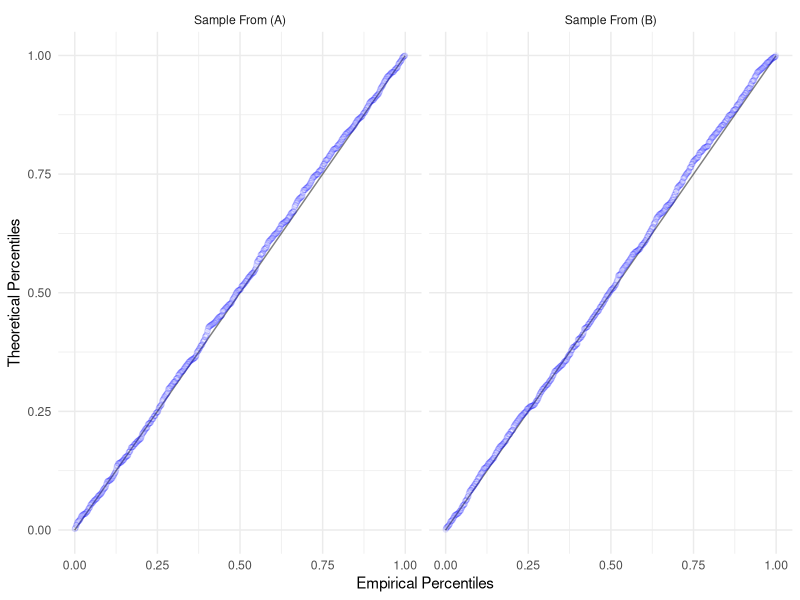

Write the R code that produced this figure.
## ---- chunk 1
library(tidyverse)
library(kableExtra)
library(ggplot2)
## ---- chunk 2
set.seed(80085)
N = 1000
d <- 10
mu <- 1:d

normal_sample <- lapply(mu, function(x) rnorm(N, x, 1)) %>%
  do.call(cbind, .)

chisq_sample <- apply(normal_sample, 1, function(x) sum(x^2))
## ---- chunk 3
results <- data.frame(Sample = c(mean(chisq_sample), var(chisq_sample))
                      , Theoretical = c(d + (mu%*%mu), 2*d + 4*(mu%*%mu))
                      ) 
row.names(results) <- c("Mean", "Variance")

kable(results) %>%
  kable_styling(latex_options = "striped"
                , full_width = TRUE 
                )
## ---- chunk 4
ncp <- sum(mu^2)/2
# Sample from Poisson
k <- rpois(1000, ncp)
chisq_sample_2 <- sapply(k, function(x) sum(rnorm(d + 2*x, 0, 1)^2) )
## ---- chunk 5
results <- data.frame(Sample = c(mean(chisq_sample_2), var(chisq_sample_2))
                      , Theoretical = c(d + (mu%*%mu), 2*d + 4*(mu%*%mu))
                      ) 
row.names(results) <- c("Mean", "Variance")

kable(results) %>%
  kable_styling(latex_options = "striped"
                , full_width = TRUE 
                )
## ---- chunk 6
sample_1_percentiles <- sapply(chisq_sample, function(x) sum(chisq_sample < x)/1000)
chisq_percentiles_1 <- pchisq(chisq_sample, d, ncp*2)

sample_2_percentiles <- sapply(chisq_sample_2, function(x) sum(chisq_sample_2 < x)/1000)
chisq_percentiles_2 <- pchisq(chisq_sample_2, d, ncp*2)

qq_plot <- data.frame(S = c(sample_1_percentiles
                            , sample_2_percentiles)
                      , Q = c(chisq_percentiles_1
                              , chisq_percentiles_2)
                      , Label = c(rep("Sample From (A)", 1000)
                                  , rep("Sample From (B)", 1000)) 
                      , guide = c(pchisq(seq(0, 300, .3)[1:1000], d, ncp)
                                  , pchisq(seq(0, 300, .3)[1:1000], d, ncp))
                      )
qq_plot %>%
  ggplot(aes(guide, guide)) +
  geom_line(alpha = 0.5) +
  geom_point(aes(S, Q), alpha = 0.1
             , shape = 1
             , color = "blue") +
  facet_grid(~ Label) +
  xlab("Empirical Percentiles") +
  ylab("Theoretical Percentiles") +
  theme_minimal()
